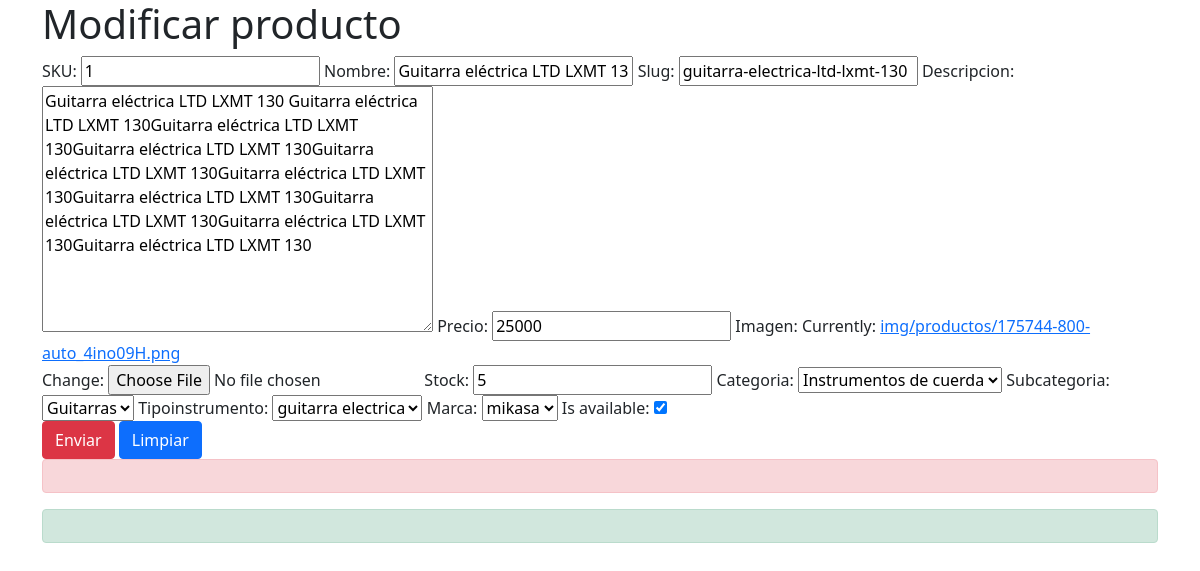
The page /nuevo-producto/1 on the database as committed earlier.
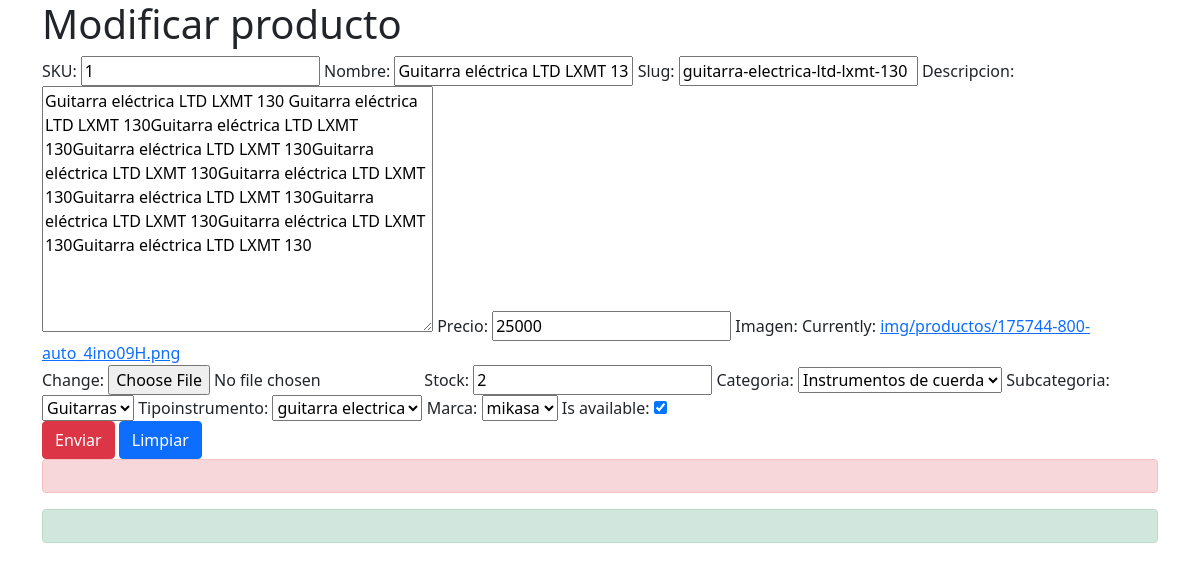
The same page on the database as committed later.
### app/models.py (models this page shows, shortened)
class Producto(models.Model):
    SKU = models.IntegerField(primary_key=True, verbose_name='SKU')
    nombreProducto =  models.CharField(max_length=80 ,verbose_name='nombre', unique=True)
    slug = models.CharField(max_length=100)
    descripcion = models.TextField(verbose_name='descripcion')
    precio = models.IntegerField(verbose_name='precio')
    imagen=models.ImageField(upload_to='img/productos' , null=True)
    stock = models.IntegerField(verbose_name='stock')
    categoria= models.ForeignKey(Categoria,on_delete=models.CASCADE, )
    subcategoria= models.ForeignKey(SubCategoria,on_delete=models.CASCADE)
    tipoinstrumento= models.ForeignKey(TipoInstrumento,on_delete=models.CASCADE, blank=True, null=True)
    marca = models.ForeignKey(Marca,on_delete=models.CASCADE)
    is_available = models.BooleanField(default=True)
    create_date = models.DateTimeField(auto_now_add=True)
    modified_date = models.DateTimeField(auto_now=True)

### app/views.py (the view)
# urls.py: path('nuevo-producto/<SKU>',Mod_Producto, name="Mod_Producto"),
def Mod_Producto(request, SKU):
    producto = Producto.objects.get(SKU=SKU)
    datos = {
        'form': productoForm(instance=producto)
    }
    if request.method == 'POST':
        formulario = productoForm(data=request.POST, instance=producto)
        if formulario.is_valid():
            formulario.save()
            datos['mensaje'] = "Modificados correctamente"
            return redirect('crud')
    return render(request, 'Tcrud/modProducto.html', datos)

### app/forms.py
class productoForm (ModelForm):
    class Meta :
        model = Producto
        fields= '__all__'

### app/models.py (called while the page is built)
    def __str__(self) -> str:
        return self.nombreCategoria

    def __str__(self) -> str:
        return self.nombreSubCategoria

    def __str__(self) -> str:
        return self.nombreTipoInstrumento

    def __str__(self) -> str:
        return self.nombreMarca

### carts/context_processors.py (called while the page is built)
def counter(request):
    cart_count = 0
    try:
        cart = Cart.objects.filter(cart_id=_cart_id(request))
        cart_items = CartItem.objects.all().filter(cart=cart[:1])
        for cart_item in cart_items:
            cart_count = cart_item.quantity
    except Cart.DoesNotExist:
        cart_count = 0
    return dict(cart_count=cart_count)

### carts/views.py (called while the page is built)
def _cart_id(request):
    cart = request.session.session_key
    if not cart:
        cart= request.session.create()
    return cart

### app/templates/Tcrud/modProducto.html (shortened to what this page needs)
<!doctype html>
<html lang="en">
  <head>
    <link href="https://cdn.jsdelivr.net/npm/bootstrap@5.0.1/dist/css/bootstrap.min.css" rel="stylesheet">
  </head>
  <body>
    <div class="container">
      <h1>Modificar producto</h1>
      <form action="" method="post" id="formulario">
        <div class="form-group">
          {{ form }}
        </div>
        <input type="submit" value="Enviar" class="btn btn-danger" id="enviar">
        <input type="reset" value="Limpiar" class="btn btn-primary" id="limpiar">
        <div id="error" class="alert alert-danger" role="alert"></div>
      </form>
      <div class="alert alert-success" role="alert">{{mensaje}}</div>
    </div>
  </body>
</html>

Rows that differ between the two databases and show on the page:
changed Producto "Guitarra eléctrica LTD LXMT 130": stock "5" → "2"
